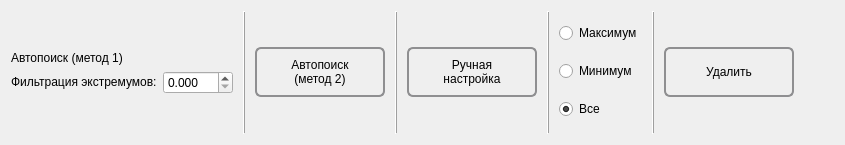
      <widget class="QWidget" name="tab_4">
       <attribute name="title">
        <string>Экстремумы</string>
       </attribute>
       <layout class="QHBoxLayout" name="horizontalLayout_22">
        <item>
         <layout class="QVBoxLayout" name="verticalLayout_7">
          <item>
           <spacer name="verticalSpacer_9">
            <property name="orientation">
             <enum>Qt::Vertical</enum>
            </property>
            <property name="sizeType">
             <enum>QSizePolicy::Preferred</enum>
            </property>
            <property name="sizeHint" stdset="0">
             <size>
              <width>20</width>
              <height>40</height>
             </size>
            </property>
           </spacer>
          </item>
          <item>
           <widget class="QLabel" name="label_23">
            <property name="sizePolicy">
             <sizepolicy hsizetype="Preferred" vsizetype="Expanding">
              <horstretch>0</horstretch>
              <verstretch>0</verstretch>
             </sizepolicy>
            </property>
            <property name="maximumSize">
             <size>
              <width>16777215</width>
              <height>20</height>
             </size>
            </property>
            <property name="text">
             <string>Автопоиск (метод 1)</string>
            </property>
           </widget>
          </item>
          <item>
           <layout class="QHBoxLayout" name="horizontalLayout_18">
            <item>
             <widget class="QLabel" name="label_2">
              <property name="sizePolicy">
               <sizepolicy hsizetype="Preferred" vsizetype="Fixed">
                <horstretch>0</horstretch>
                <verstretch>0</verstretch>
               </sizepolicy>
              </property>
              <property name="maximumSize">
               <size>
                <width>160</width>
                <height>20</height>
               </size>
              </property>
              <property name="text">
               <string>Фильтрация экстремумов:</string>
              </property>
             </widget>
            </item>
            <item>
             <widget class="QDoubleSpinBox" name="doubleSpinBox1">
              <property name="sizePolicy">
               <sizepolicy hsizetype="Preferred" vsizetype="Fixed">
                <horstretch>0</horstretch>
                <verstretch>0</verstretch>
               </sizepolicy>
              </property>
              <property name="maximumSize">
               <size>
                <width>70</width>
                <height>16777215</height>
               </size>
              </property>
              <property name="focusPolicy">
               <enum>Qt::WheelFocus</enum>
              </property>
              <property name="toolTip">
               <string>&lt;html&gt;&lt;head/&gt;&lt;body&gt;&lt;p&gt;Этот метод для поиска &lt;span style=&quot; font-weight:600;&quot;&gt;минимумов&lt;/span&gt; и&lt;span style=&quot; font-weight:600;&quot;&gt; максимумов&lt;/span&gt;.&lt;/p&gt;&lt;p&gt;Если начало рабочего режима не определено, следует воспользоваться данным методом, настраивая парметр фильтрации.&lt;/p&gt;&lt;/body&gt;&lt;/html&gt;</string>
              </property>
              <property name="decimals">
               <number>3</number>
              </property>
              <property name="maximum">
               <double>300.000000000000000</double>
              </property>
              <property name="singleStep">
               <double>0.010000000000000</double>
              </property>
              <property name="value">
               <double>0.000000000000000</double>
              </property>
             </widget>
            </item>
           </layout>
          </item>
          <item>
           <spacer name="verticalSpacer_3">
            <property name="orientation">
             <enum>Qt::Vertical</enum>
            </property>
            <property name="sizeHint" stdset="0">
             <size>
              <width>20</width>
              <height>40</height>
             </size>
            </property>
           </spacer>
          </item>
         </layout>
        </item>
        <item>
         <widget class="QLabel" name="label_24">
          <property name="sizePolicy">
           <sizepolicy hsizetype="Minimum" vsizetype="Preferred">
            <horstretch>0</horstretch>
            <verstretch>0</verstretch>
           </sizepolicy>
          </property>
          <property name="minimumSize">
           <size>
            <width>10</width>
            <height>0</height>
           </size>
          </property>
          <property name="maximumSize">
           <size>
            <width>10</width>
            <height>16777215</height>
           </size>
          </property>
          <property name="frameShape">
           <enum>QFrame::VLine</enum>
          </property>
          <property name="frameShadow">
           <enum>QFrame::Raised</enum>
          </property>
          <property name="text">
           <string/>
          </property>
         </widget>
        </item>
        <item>
         <widget class="QPushButton" name="btn_autoSearch2">
          <property name="sizePolicy">
           <sizepolicy hsizetype="Minimum" vsizetype="Preferred">
            <horstretch>0</horstretch>
            <verstretch>0</verstretch>
           </sizepolicy>
          </property>
          <property name="minimumSize">
           <size>
            <width>130</width>
            <height>50</height>
           </size>
          </property>
          <property name="maximumSize">
           <size>
            <width>130</width>
            <height>50</height>
           </size>
          </property>
          <property name="toolTip">
           <string>&lt;html&gt;&lt;head/&gt;&lt;body&gt;&lt;p&gt;Этот метод для поиска&lt;span style=&quot; font-weight:600;&quot;&gt; максимумов&lt;/span&gt;, после определения начала рабочего режима&lt;/p&gt;&lt;/body&gt;&lt;/html&gt;</string>
          </property>
          <property name="autoFillBackground">
           <bool>false</bool>
          </property>
          <property name="styleSheet">
           <string notr="true"> QPushButton {
     border: 2px solid #8f8f91;
     border-radius: 6px;
     background-color: qlineargradient(x1: 0, y1: 0, x2: 0, y2: 1,
                                       stop: 0 #f6f7fa, stop: 1 #dadbde);
}
QPushButton:pressed {
     background-color: qlineargradient(x1: 0, y1: 0, x2: 0, y2: 1,
                                       stop: 0 #dadbde, stop: 1 #f6f7fa);
 }
QPushButton:checked{
     background-color: qlineargradient(x1: 0, y1: 0, x2: 1, y2: 1,
                                       stop: 0 #dadbde, stop: 1 #a0a0a4);
 }</string>
          </property>
          <property name="text">
           <string>Автопоиск
(метод 2)</string>
          </property>
          <property name="icon">
           <iconset resource="source.qrc">
            <normaloff>:/img/img/max1.png</normaloff>:/img/img/max1.png</iconset>
          </property>
          <property name="iconSize">
           <size>
            <width>28</width>
            <height>28</height>
           </size>
          </property>
          <property name="checkable">
           <bool>false</bool>
          </property>
          <property name="checked">
           <bool>false</bool>
          </property>
         </widget>
        </item>
        <item>
         <widget class="QLabel" name="label_25">
          <property name="sizePolicy">
           <sizepolicy hsizetype="Minimum" vsizetype="Preferred">
            <horstretch>0</horstretch>
            <verstretch>0</verstretch>
           </sizepolicy>
          </property>
          <property name="minimumSize">
           <size>
            <width>10</width>
            <height>0</height>
           </size>
          </property>
          <property name="maximumSize">
           <size>
            <width>10</width>
            <height>16777215</height>
           </size>
          </property>
          <property name="frameShape">
           <enum>QFrame::VLine</enum>
          </property>
          <property name="frameShadow">
           <enum>QFrame::Raised</enum>
          </property>
          <property name="text">
           <string/>
          </property>
         </widget>
        </item>
        <item>
         <widget class="QPushButton" name="manualExtrem">
          <property name="sizePolicy">
           <sizepolicy hsizetype="Minimum" vsizetype="Preferred">
            <horstretch>0</horstretch>
            <verstretch>0</verstretch>
           </sizepolicy>
          </property>
          <property name="minimumSize">
           <size>
            <width>130</width>
            <height>30</height>
           </size>
          </property>
          <property name="maximumSize">
           <size>
            <width>130</width>
            <height>50</height>
           </size>
          </property>
          <property name="toolTip">
           <string>&lt;html&gt;&lt;head/&gt;&lt;body&gt;&lt;p&gt;&lt;span style=&quot; font-weight:600;&quot;&gt;Ручная установка или удаление экстремумов.&lt;/span&gt;&lt;/p&gt;&lt;p&gt;Установка осуществляется при помощи левой кнопки мыши, а удаление по выделенному дипазону - правой кнопкой мыши.&lt;/p&gt;&lt;/body&gt;&lt;/html&gt;</string>
          </property>
          <property name="autoFillBackground">
           <bool>false</bool>
          </property>
          <property name="styleSheet">
           <string notr="true"> QPushButton {
     border: 2px solid #8f8f91;
     border-radius: 6px;
     background-color: qlineargradient(x1: 0, y1: 0, x2: 0, y2: 1,
                                       stop: 0 #f6f7fa, stop: 1 #dadbde);
}
QPushButton:pressed {
     background-color: qlineargradient(x1: 0, y1: 0, x2: 0, y2: 1,
                                       stop: 0 #dadbde, stop: 1 #f6f7fa);
 }
QPushButton:checked{
     background-color: qlineargradient(x1: 0, y1: 0, x2: 1, y2: 1,
                                       stop: 0 #dadbde, stop: 1 #a0a0a4);
 }</string>
          </property>
          <property name="text">
           <string>Ручная
настройка</string>
          </property>
          <property name="icon">
           <iconset resource="source.qrc">
            <normaloff>:/img/img/md-build.png</normaloff>:/img/img/md-build.png</iconset>
          </property>
          <property name="iconSize">
           <size>
            <width>24</width>
            <height>24</height>
           </size>
          </property>
          <property name="checkable">
           <bool>true</bool>
          </property>
         </widget>
        </item>
        <item>
         <widget class="QLabel" name="label_30">
          <property name="sizePolicy">
           <sizepolicy hsizetype="Minimum" vsizetype="Preferred">
            <horstretch>0</horstretch>
            <verstretch>0</verstretch>
           </sizepolicy>
          </property>
          <property name="minimumSize">
           <size>
            <width>10</width>
            <height>0</height>
           </size>
          </property>
          <property name="maximumSize">
           <size>
            <width>10</width>
            <height>16777215</height>
           </size>
          </property>
          <property name="frameShape">
           <enum>QFrame::VLine</enum>
          </property>
          <property name="frameShadow">
           <enum>QFrame::Raised</enum>
          </property>
          <property name="text">
           <string/>
          </property>
         </widget>
        </item>
        <item>
         <layout class="QVBoxLayout" name="verticalLayout_21">
          <item>
           <widget class="QRadioButton" name="rbMax">
            <property name="sizePolicy">
             <sizepolicy hsizetype="Preferred" vsizetype="Fixed">
              <horstretch>0</horstretch>
              <verstretch>0</verstretch>
             </sizepolicy>
            </property>
            <property name="maximumSize">
             <size>
              <width>100</width>
              <height>16777215</height>
             </size>
            </property>
            <property name="text">
             <string>Максимум</string>
            </property>
           </widget>
          </item>
          <item>
           <widget class="QRadioButton" name="rbMin">
            <property name="sizePolicy">
             <sizepolicy hsizetype="Preferred" vsizetype="Fixed">
              <horstretch>0</horstretch>
              <verstretch>0</verstretch>
             </sizepolicy>
            </property>
            <property name="maximumSize">
             <size>
              <width>100</width>
              <height>16777215</height>
             </size>
            </property>
            <property name="text">
             <string>Минимум</string>
            </property>
           </widget>
          </item>
          <item>
           <widget class="QRadioButton" name="rbAll">
            <property name="sizePolicy">
             <sizepolicy hsizetype="Preferred" vsizetype="Fixed">
              <horstretch>0</horstretch>
              <verstretch>0</verstretch>
             </sizepolicy>
            </property>
            <property name="maximumSize">
             <size>
              <width>100</width>
              <height>16777215</height>
             </size>
            </property>
            <property name="text">
             <string>Все</string>
            </property>
            <property name="checked">
             <bool>true</bool>
            </property>
           </widget>
          </item>
         </layout>
        </item>
        <item>
         <widget class="QLabel" name="label_31">
          <property name="sizePolicy">
           <sizepolicy hsizetype="Minimum" vsizetype="Preferred">
            <horstretch>0</horstretch>
            <verstretch>0</verstretch>
           </sizepolicy>
          </property>
          <property name="minimumSize">
           <size>
            <width>10</width>
            <height>0</height>
           </size>
          </property>
          <property name="maximumSize">
           <size>
            <width>10</width>
            <height>16777215</height>
           </size>
          </property>
          <property name="frameShape">
           <enum>QFrame::VLine</enum>
          </property>
          <property name="frameShadow">
           <enum>QFrame::Raised</enum>
          </property>
          <property name="text">
           <string/>
          </property>
         </widget>
        </item>
        <item>
         <widget class="QPushButton" name="btn_delExtrem">
          <property name="sizePolicy">
           <sizepolicy hsizetype="Minimum" vsizetype="Preferred">
            <horstretch>0</horstretch>
            <verstretch>0</verstretch>
           </sizepolicy>
          </property>
          <property name="minimumSize">
           <size>
            <width>130</width>
            <height>30</height>
           </size>
          </property>
          <property name="maximumSize">
           <size>
            <width>130</width>
            <height>50</height>
           </size>
          </property>
          <property name="toolTip">
           <string>&lt;html&gt;&lt;head/&gt;&lt;body&gt;&lt;p&gt;&lt;span style=&quot; font-weight:600;&quot;&gt;Удаление экстремумов программно&lt;/span&gt;, при выборе 1 из 3 вариантов.&lt;/p&gt;&lt;/body&gt;&lt;/html&gt;</string>
          </property>
          <property name="autoFillBackground">
           <bool>false</bool>
          </property>
          <property name="styleSheet">
           <string notr="true"> QPushButton {
     border: 2px solid #8f8f91;
     border-radius: 6px;
     background-color: qlineargradient(x1: 0, y1: 0, x2: 0, y2: 1,
                                       stop: 0 #f6f7fa, stop: 1 #dadbde);
}
QPushButton:pressed {
     background-color: qlineargradient(x1: 0, y1: 0, x2: 0, y2: 1,
                                       stop: 0 #dadbde, stop: 1 #f6f7fa);
 }
QPushButton:checked{
     background-color: qlineargradient(x1: 0, y1: 0, x2: 1, y2: 1,
                                       stop: 0 #dadbde, stop: 1 #a0a0a4);
 }</string>
          </property>
          <property name="text">
           <string>Удалить</string>
          </property>
          <property name="icon">
           <iconset resource="source.qrc">
            <normaloff>:/img/img/md-remove-circle.png</normaloff>:/img/img/md-remove-circle.png</iconset>
          </property>
          <property name="iconSize">
           <size>
            <width>28</width>
            <height>28</height>
           </size>
          </property>
         </widget>
        </item>
        <item>
         <spacer name="horizontalSpacer_6">
          <property name="orientation">
           <enum>Qt::Horizontal</enum>
          </property>
          <property name="sizeHint" stdset="0">
           <size>
            <width>40</width>
            <height>20</height>
           </size>
          </property>
         </spacer>
        </item>
       </layout>
      </widget>
